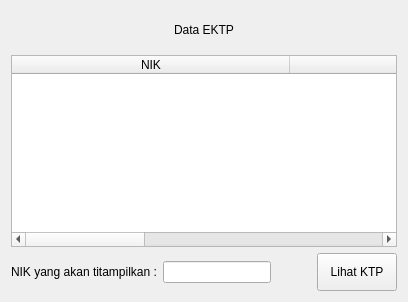
               <widget class="QWidget" name="page_data">
                <layout class="QVBoxLayout" name="verticalLayout">
                 <item>
                  <layout class="QHBoxLayout" name="horizontalLayout_5">
                   <item>
                    <spacer name="horizontalSpacer_3">
                     <property name="orientation">
                      <enum>Qt::Horizontal</enum>
                     </property>
                     <property name="sizeHint" stdset="0">
                      <size>
                       <width>40</width>
                       <height>20</height>
                      </size>
                     </property>
                    </spacer>
                   </item>
                   <item>
                    <widget class="QLabel" name="label">
                     <property name="minimumSize">
                      <size>
                       <width>0</width>
                       <height>38</height>
                      </size>
                     </property>
                     <property name="text">
                      <string>Data EKTP</string>
                     </property>
                    </widget>
                   </item>
                   <item>
                    <spacer name="horizontalSpacer_4">
                     <property name="orientation">
                      <enum>Qt::Horizontal</enum>
                     </property>
                     <property name="sizeHint" stdset="0">
                      <size>
                       <width>40</width>
                       <height>20</height>
                      </size>
                     </property>
                    </spacer>
                   </item>
                  </layout>
                 </item>
                 <item>
                  <widget class="QTableWidget" name="tableData">
                   <property name="autoFillBackground">
                    <bool>false</bool>
                   </property>
                   <property name="sortingEnabled">
                    <bool>false</bool>
                   </property>
                   <attribute name="horizontalHeaderCascadingSectionResizes">
                    <bool>false</bool>
                   </attribute>
                   <attribute name="horizontalHeaderDefaultSectionSize">
                    <number>278</number>
                   </attribute>
                   <column>
                    <property name="text">
                     <string>NIK</string>
                    </property>
                   </column>
                   <column>
                    <property name="text">
                     <string>NAMA</string>
                    </property>
                   </column>
                   <column>
                    <property name="text">
                     <string>JENIS KELAMIN</string>
                    </property>
                   </column>
                  </widget>
                 </item>
                 <item>
                  <layout class="QHBoxLayout" name="horizontalLayout_3">
                   <item>
                    <widget class="QLabel" name="label_10">
                     <property name="text">
                      <string>NIK yang akan titampilkan :</string>
                     </property>
                    </widget>
                   </item>
                   <item>
                    <widget class="QLineEdit" name="nikKTP"/>
                   </item>
                   <item>
                    <spacer name="horizontalSpacer_2">
                     <property name="orientation">
                      <enum>Qt::Horizontal</enum>
                     </property>
                     <property name="sizeHint" stdset="0">
                      <size>
                       <width>40</width>
                       <height>20</height>
                      </size>
                     </property>
                    </spacer>
                   </item>
                   <item>
                    <widget class="QPushButton" name="btLihatKtp">
                     <property name="minimumSize">
                      <size>
                       <width>0</width>
                       <height>38</height>
                      </size>
                     </property>
                     <property name="text">
                      <string>Lihat KTP</string>
                     </property>
                    </widget>
                   </item>
                  </layout>
                 </item>
                </layout>
               </widget>
